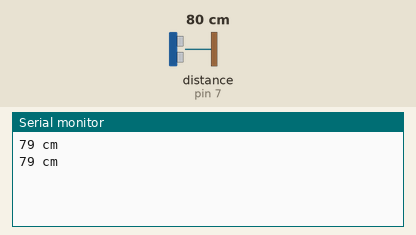
Recording of a sketch running on a simulated Arduino Uno, built with avr-gcc and run on an emulated ATmega328P. Shown: the last lines printed to the serial monitor. Wiring (inferred from the names in the program): ultrasonic range finder: trigger pin 8; echo pin 7. The inputs (shaded band) are chosen by the test bench; at power-on: distance to the obstacle (sensor on pin 7) 80 cm. The echo pulse lasts 58.3 µs per cm.

Above: at 1.8 s.
1.9 s: distance to the obstacle (sensor on pin 7) set to 4 cm
At 2.5 s:
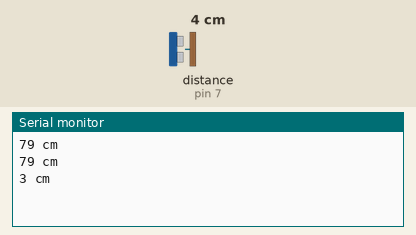
3.4 s: distance to the obstacle (sensor on pin 7) set to 2 cm
At 4.4 s:
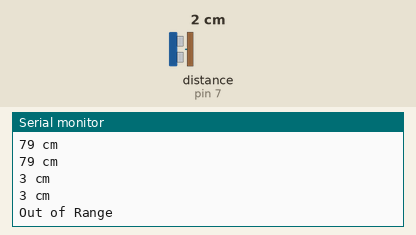

Measured:
- the behaviour switches between 3 and 2 cm on distance to the obstacle (sensor on pin 7) (found by bisection; images 1 and 2)
- after the input at 1.9 s, the serial monitor: prints a new line after 0.11 s (image 1)
- after the input at 3.4 s, the serial monitor: prints a new line after 0.61 s (image 2)

The sketch:

Ultrasensor.ino
```cpp
#define echoPin 7
#define trigPin 8

long duration;
long distance;


void setup() {
  // put your setup code here, to run once:
  Serial.begin(9600);
  pinMode(echoPin, INPUT);
  pinMode(trigPin, OUTPUT);
}

void loop() {
  // put your main code here, to run repeatedly:
  digitalWrite(trigPin, LOW);
  delayMicroseconds(2);

   digitalWrite(trigPin, HIGH);
  delayMicroseconds(10);

  digitalWrite(trigPin, LOW);

  duration = pulseIn(echoPin, HIGH);

  // This gives us distance in cm
  distance = (duration/2)*0.0343;

  if(distance > 400 || distance < 2){
    Serial.println("Out of Range");
  }else{
    Serial.print(distance);
    Serial.println(" cm");
    // Milliseconds
    delay(500);
  }
  // Milliseconds
  delay(500);
}
```
